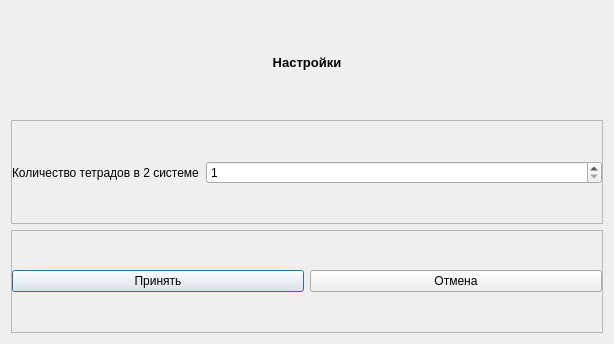
<?xml version="1.0" encoding="UTF-8"?>
<ui version="4.0">
 <class>ProgrammistSettingsWindow</class>
 <widget class="QDialog" name="ProgrammistSettingsWindow">
  <property name="geometry">
   <rect>
    <x>0</x>
    <y>0</y>
    <width>614</width>
    <height>344</height>
   </rect>
  </property>
  <property name="windowTitle">
   <string>Settings</string>
  </property>
  <layout class="QVBoxLayout" name="verticalLayout">
   <item>
    <widget class="QLabel" name="label_3">
     <property name="font">
      <font>
       <pointsize>10</pointsize>
       <weight>75</weight>
       <bold>true</bold>
      </font>
     </property>
     <property name="text">
      <string>Настройки</string>
     </property>
     <property name="alignment">
      <set>Qt::AlignCenter</set>
     </property>
    </widget>
   </item>
   <item>
    <widget class="QFrame" name="frame">
     <property name="font">
      <font>
       <pointsize>9</pointsize>
      </font>
     </property>
     <property name="frameShape">
      <enum>QFrame::StyledPanel</enum>
     </property>
     <property name="frameShadow">
      <enum>QFrame::Raised</enum>
     </property>
     <layout class="QFormLayout" name="formLayout">
      <property name="sizeConstraint">
       <enum>QLayout::SetDefaultConstraint</enum>
      </property>
      <property name="labelAlignment">
       <set>Qt::AlignLeading|Qt::AlignLeft|Qt::AlignVCenter</set>
      </property>
      <property name="formAlignment">
       <set>Qt::AlignLeading|Qt::AlignLeft|Qt::AlignVCenter</set>
      </property>
      <property name="horizontalSpacing">
       <number>7</number>
      </property>
      <property name="leftMargin">
       <number>0</number>
      </property>
      <property name="topMargin">
       <number>0</number>
      </property>
      <property name="rightMargin">
       <number>0</number>
      </property>
      <property name="bottomMargin">
       <number>0</number>
      </property>
      <item row="2" column="0">
       <widget class="QLabel" name="label_4">
        <property name="text">
         <string>Количество тетрадов в 2 системе</string>
        </property>
       </widget>
      </item>
      <item row="2" column="1">
       <widget class="QSpinBox" name="spinBox_count">
        <property name="minimum">
         <number>1</number>
        </property>
        <property name="maximum">
         <number>999999999</number>
        </property>
       </widget>
      </item>
     </layout>
    </widget>
   </item>
   <item>
    <widget class="QFrame" name="frame_2">
     <property name="frameShape">
      <enum>QFrame::StyledPanel</enum>
     </property>
     <property name="frameShadow">
      <enum>QFrame::Raised</enum>
     </property>
     <layout class="QHBoxLayout" name="horizontalLayout">
      <property name="leftMargin">
       <number>0</number>
      </property>
      <property name="topMargin">
       <number>0</number>
      </property>
      <property name="rightMargin">
       <number>0</number>
      </property>
      <property name="bottomMargin">
       <number>0</number>
      </property>
      <item>
       <widget class="QPushButton" name="pushButton_accept">
        <property name="font">
         <font>
          <pointsize>9</pointsize>
         </font>
        </property>
        <property name="text">
         <string>Принять</string>
        </property>
       </widget>
      </item>
      <item>
       <widget class="QPushButton" name="pushButton_close">
        <property name="font">
         <font>
          <pointsize>9</pointsize>
         </font>
        </property>
        <property name="text">
         <string>Отмена</string>
        </property>
       </widget>
      </item>
     </layout>
    </widget>
   </item>
  </layout>
 </widget>
 <resources/>
 <connections/>
</ui>
